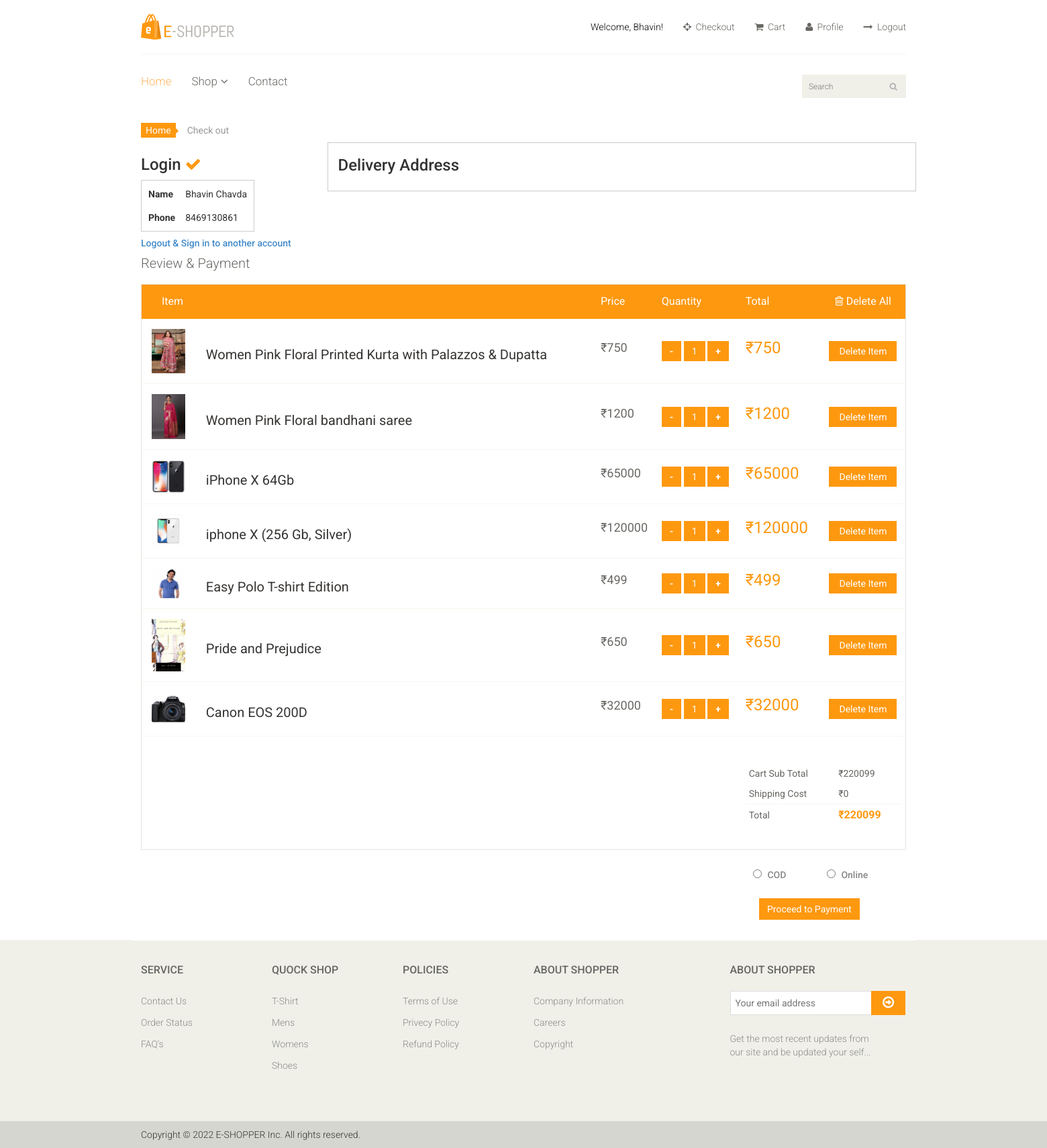
The app's page /cart/checkout/ (signed in), older data.
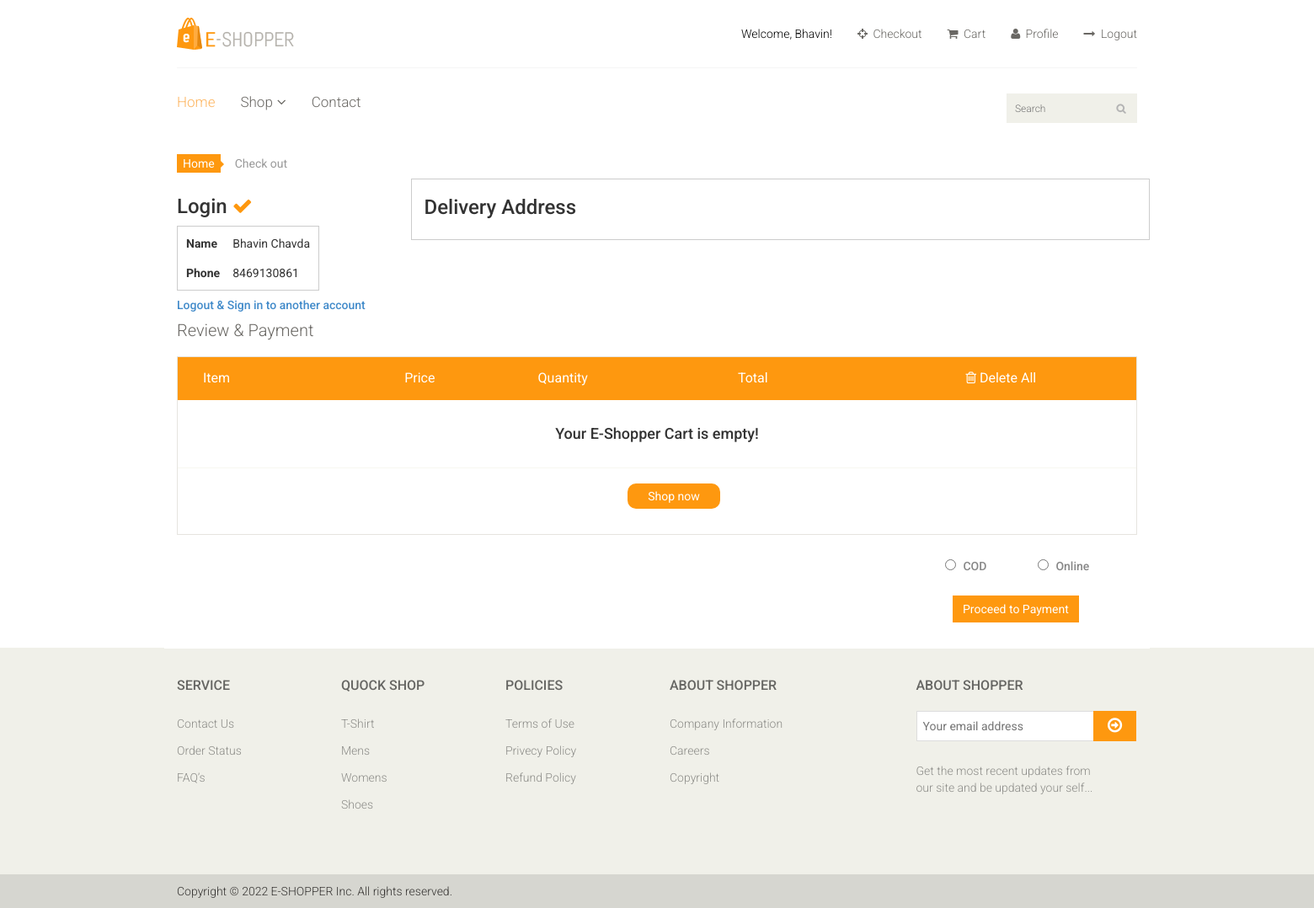
The same page, newer data.
### cart_app/models.py (models this page shows, shortened)
class CartItemModel(models.Model):
    user = models.ForeignKey(User,on_delete=models.CASCADE)
    product = models.ForeignKey(ProductModel,on_delete=models.CASCADE)
    quantity = models.PositiveIntegerField(default=1)
    def subtotal(self):
        return self.product.ProductPrice * self.quantity

### product_app/models.py (models this page shows, shortened)
class ProductModel(models.Model):
    ProductName = models.CharField(max_length=100)
    ProductImage = models.ImageField(blank=True,upload_to='product/')
    category = models.ForeignKey(CategoryModel,on_delete=models.CASCADE)
    subcategory = models.ForeignKey(SubCategoryModel,on_delete=models.CASCADE)
    brandName = models.CharField(max_length=100)
    ProductPrice =models.IntegerField()
    sellerName = models.CharField(max_length=100)
    ProductDetail = models.TextField()
    slug = models.SlugField(unique=True, max_length=100, blank=True, editable=False)

### cart_app/views.py (the view)
# urls.py: path('checkout/', checkoutView, name='checkout'),
@login_required
def checkoutView(request):
    user = request.user
    user_profile = UserProfile.objects.get(user=user)
    user_addresses = UserAddress.objects.filter(user=user)
    cart = CartModel.objects.get(user=user)
    cart_item = cart.items.all()
    cart_total = sum(item.subtotal() for item in cart_item)
    shipping_cost = 0
    selected_address_id = request.GET.get('selected_address')
    print("selected_address_id: ",selected_address_id)
    context = {
        'cart_items':cart_item,
        'cart': cart,
        'cart_total':cart_total,
        'shipping_cost':shipping_cost,
        'user_profile':user_profile,
        'user_addresses': user_addresses,
        'selected_address_id':selected_address_id,
    }
    return render(request, 'cart_app/checkout.html', context)

### cart_app/templates/cart_app/checkout.html (shortened to what the changed rows need)
{% extends 'base_app/base.html' %}
{% load static %}
{% block content %}
<section id="cart_items">
<div class="container">
    <form method="post" action="{% url 'order_app:create_order' %}">
        <div class="row">
            <div class="col-sm-3">
                {% if request.user.is_authenticated %}
                    <table style="border-collapse: separate; border-spacing: 5px; border: 1px solid #ccc;">
                        <tr>
                            <th style="padding: 5px;">Name</th>
                        </tr>
                        <tr>
                            <th style="padding: 5px;">Phone</th>
                        </tr>
                    </table>
                {% else %}
                    <a href="{% url 'user_app:login' %}?retpath=checkout">You need to login first</a></h5>
                {% endif %}
            </div>
        </div>
        <div class="review-payment">
            <h2 style="margin-top:0px;">Review & Payment</h2>
        </div>
        <div class="table-responsive cart_info">
            <table class="table table-condensed">
                <thead>
                    <tr class="cart_menu">
                        <td class="image">Item</td>
                        <td class="description"></td>
                        <td class="price">Price</td>
                        <td class="quantity">Quantity</td>
                        <td class="total">Total</td>
                        <td class="total" style="text-align:center;">
                            <a href="{% url 'cart_app:clear_cart' %}?retpath=checkout" style="color:white; text-align:right;"
                                onmouseover="this.style.color='#333'" onmouseout="this.style.color='white'">
                            </a>
                        </td>
                    </tr>
                </thead>
                <tbody>
                    {% if cart_items %}
                        {% for cart_item in cart_items %}
                            <tr>
                                <td class="cart_product" style="margin:10px;">
                                    <a href="{% url 'product_app:productdetail' cart_item.product.slug %}">
                                        <img src="{{ cart_item.product.ProductImage.url }}"
                                        alt="{{ cart_item.product.ProductName }}" width="50"></a>
                                </td>
                                <td class="cart_description" style="white-space: normal;">
                                    <h4><a href="{% url 'product_app:productdetail' cart_item.product.slug %}">
                                        {{cart_item.product.ProductName}}</a></h4>
                                </td>
                                <td class="cart_price">
                                    <p>₹{{ cart_item.product.ProductPrice }}</p>
                                </td>
                                <td class="cart_quantity">
                                    <div class="btn1" style="display: inline;">
                                        <a class="mainusbtn" href="{% url 'cart_app:decrement_cart_quantity' cart_item.id %}?retpath=checkout">-</a>
                                        <a class="mainbtn" href="#">{{cart_item.quantity}}</a>
                                        <a class="plusbtn" href="{% url 'cart_app:increment_cart_quantity' cart_item.id %}?retpath=checkout">+</a>
                                    </div>
                                </td>
                                <td class="cart_total">
                                    <p class="cart_total_price">₹{{ cart_item.subtotal }}</p>
                                </td>
                                <td style="margin-right:2%;text-align:center;">
                                    <a class="btn btn-default update" style="margin:0px;" href="{% url 'cart_app:delete_cart_item' cart_item.id %}?retpath=checkout">Delete Item</a>
                                </td>
                            </tr>
                        {% endfor %}
                    {% else %}
                        <tr>
                            <td colspan="6" style="text-align: center; padding: 20px 0px 20px 0px;">
                                <h4>Your E-Shopper Cart is empty!</h4>
                            </td>
                        </tr>
                        <tr>
                            <td colspan="6" style="text-align: center; padding:0px 0px 10px 0px;">
                                <a href="{% url 'home' %}" class="btn btn-default update"
                                    onmouseover="this.style.color='#333';" onmouseout="this.style.color='white';"
                                    style="border-radius: 10px; padding:5px 24px 5px 24px;">Shop now</a>
                            </td>
                        </tr>
                    {% endif %}
                    {% if cart_items %}
                    <tr>
                        <td colspan="4">&nbsp;</td>
                        <td colspan="2">
                            <table class="table table-condensed total-result">
                                <tr>
                                    <td>Cart Sub Total</td>
                                    <td>₹{{ cart_total }}</td>
                                </tr>
                                <tr class="shipping-cost">
                                    <td>Shipping Cost</td>
                                    <td>₹{{shipping_cost}}</td>
                                </tr>
                                <tr>
                                    <td>Total</td>
                                    <td><span>₹{{ cart_total|add:shipping_cost }}</span></td>
                                </tr>
                            </table>
                        </td>
                    </tr>
                    {% endif %}
                </tbody>
            </table>
        </div>
    </form>
</div>
{% endblock content %}

Row changes from the older to the newer data that the page shows:
removed CartItemModel: product.ProductImage (picture), product.ProductName "Women Pink Floral Printed Kurta with Palazzos & Dupatta", product.ProductPrice "750", quantity "1", subtotal "750"
removed CartItemModel: product.ProductImage (picture), product.ProductName "Women Pink Floral bandhani saree", product.ProductPrice "1200", quantity "1", subtotal "1200"
removed CartItemModel: product.ProductImage (picture), product.ProductName "iPhone X 64Gb", product.ProductPrice "65000", quantity "1", subtotal "65000"
removed CartItemModel: product.ProductImage (picture), product.ProductName "iphone X (256 Gb, Silver)", product.ProductPrice "120000", quantity "1", subtotal "120000"
removed CartItemModel: product.ProductImage (picture), product.ProductName "Easy Polo T-shirt Edition", product.ProductPrice "499", quantity "1", subtotal "499"
removed CartItemModel: product.ProductImage (picture), product.ProductName "Pride and Prejudice", product.ProductPrice "650", quantity "1", subtotal "650"
removed CartItemModel: product.ProductImage (picture), product.ProductName "Canon EOS 200D", product.ProductPrice "32000", quantity "1", subtotal "32000"
Text that changed along with them:
{{ cart_total }}: "220099" → (not shown)
{{ shipping_cost }}: "0" → (not shown)
{{ cart_total|add:shipping_cost }}: "220099" → (not shown)
text no longer shown: "Cart Sub Total ₹ Shipping Cost ₹ Total ₹"
text now shown: "Your E-Shopper Cart is empty! Shop now"
